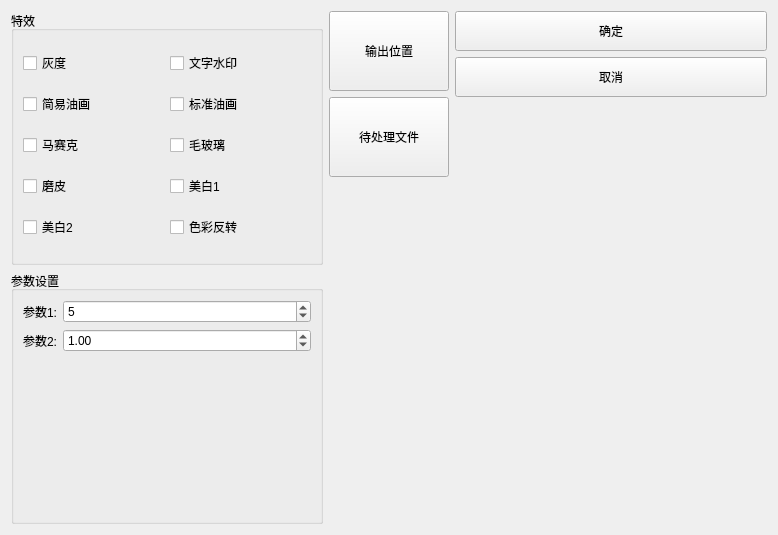
<?xml version="1.0" encoding="UTF-8"?>
<ui version="4.0">
 <class>picture</class>
 <widget class="QWidget" name="picture">
  <property name="geometry">
   <rect>
    <x>0</x>
    <y>0</y>
    <width>778</width>
    <height>535</height>
   </rect>
  </property>
  <property name="windowTitle">
   <string>Form</string>
  </property>
  <layout class="QHBoxLayout" name="horizontalLayout_Main">
   <item>
    <layout class="QVBoxLayout" name="verticalLayout_Left">
     <item>
      <widget class="QGroupBox" name="groupBox">
       <property name="title">
        <string>特效</string>
       </property>
       <layout class="QVBoxLayout" name="verticalLayout">
        <item>
         <layout class="QHBoxLayout" name="horizontalLayout">
          <item>
           <widget class="QCheckBox" name="gray">
            <property name="text">
             <string>灰度</string>
            </property>
           </widget>
          </item>
          <item>
           <widget class="QCheckBox" name="TextWatermark">
            <property name="text">
             <string>文字水印</string>
            </property>
           </widget>
          </item>
         </layout>
        </item>
        <item>
         <layout class="QHBoxLayout" name="horizontalLayout_2">
          <item>
           <widget class="QCheckBox" name="customOilPaintApprox">
            <property name="text">
             <string>简易油画</string>
            </property>
           </widget>
          </item>
          <item>
           <widget class="QCheckBox" name="OilPainting2">
            <property name="text">
             <string>标准油画</string>
            </property>
           </widget>
          </item>
         </layout>
        </item>
        <item>
         <layout class="QHBoxLayout" name="horizontalLayout_3">
          <item>
           <widget class="QCheckBox" name="Mosaic">
            <property name="text">
             <string>马赛克</string>
            </property>
           </widget>
          </item>
          <item>
           <widget class="QCheckBox" name="FrostedGlass">
            <property name="text">
             <string>毛玻璃</string>
            </property>
           </widget>
          </item>
         </layout>
        </item>
        <item>
         <layout class="QHBoxLayout" name="horizontalLayout_4">
          <item>
           <widget class="QCheckBox" name="SkinSmoothing">
            <property name="text">
             <string>磨皮</string>
            </property>
           </widget>
          </item>
          <item>
           <widget class="QCheckBox" name="whitening">
            <property name="text">
             <string>美白1</string>
            </property>
           </widget>
          </item>
         </layout>
        </item>
        <item>
         <layout class="QHBoxLayout" name="horizontalLayout_5">
          <item>
           <widget class="QCheckBox" name="whitening2">
            <property name="text">
             <string>美白2</string>
            </property>
           </widget>
          </item>
          <item>
           <widget class="QCheckBox" name="colorinvert">
            <property name="text">
             <string>色彩反转</string>
            </property>
           </widget>
          </item>
         </layout>
        </item>
       </layout>
      </widget>
     </item>
     <item>
      <widget class="QGroupBox" name="paramGroupBox">
       <property name="title">
        <string>参数设置</string>
       </property>
       <layout class="QFormLayout" name="formLayout">
        <item row="0" column="0">
         <widget class="QLabel" name="param1Label">
          <property name="text">
           <string>参数1:</string>
          </property>
         </widget>
        </item>
        <item row="0" column="1">
         <widget class="QSpinBox" name="param1SpinBox">
          <property name="minimum">
           <number>1</number>
          </property>
          <property name="value">
           <number>5</number>
          </property>
         </widget>
        </item>
        <item row="1" column="0">
         <widget class="QLabel" name="param2Label">
          <property name="text">
           <string>参数2:</string>
          </property>
         </widget>
        </item>
        <item row="1" column="1">
         <widget class="QDoubleSpinBox" name="param2SpinBox">
          <property name="singleStep">
           <double>0.100000000000000</double>
          </property>
          <property name="value">
           <double>1.000000000000000</double>
          </property>
         </widget>
        </item>
       </layout>
      </widget>
     </item>
    </layout>
   </item>
   <item>
    <layout class="QVBoxLayout" name="verticalLayout_Center">
     <item>
      <widget class="QToolButton" name="exportFile">
       <property name="minimumSize">
        <size>
         <width>120</width>
         <height>80</height>
        </size>
       </property>
       <property name="text">
        <string>输出位置</string>
       </property>
       <property name="icon">
        <iconset resource="../../../icon.qrc">
         <normaloff>:/rc/export.svg</normaloff>:/rc/export.svg</iconset>
       </property>
       <property name="toolButtonStyle">
        <enum>Qt::ToolButtonTextUnderIcon</enum>
       </property>
      </widget>
     </item>
     <item>
      <widget class="QToolButton" name="addFile">
       <property name="minimumSize">
        <size>
         <width>120</width>
         <height>80</height>
        </size>
       </property>
       <property name="text">
        <string>待处理文件</string>
       </property>
       <property name="icon">
        <iconset resource="../../../icon.qrc">
         <normaloff>:/rc/addFile.svg</normaloff>:/rc/addFile.svg</iconset>
       </property>
       <property name="toolButtonStyle">
        <enum>Qt::ToolButtonTextUnderIcon</enum>
       </property>
      </widget>
     </item>
     <item>
      <spacer name="verticalSpacer_3">
       <property name="orientation">
        <enum>Qt::Vertical</enum>
       </property>
       <property name="sizeHint" stdset="0">
        <size>
         <width>20</width>
         <height>40</height>
        </size>
       </property>
      </spacer>
     </item>
    </layout>
   </item>
   <item>
    <layout class="QVBoxLayout" name="verticalLayout_Right">
     <item>
      <widget class="QPushButton" name="ok">
       <property name="minimumSize">
        <size>
         <width>100</width>
         <height>40</height>
        </size>
       </property>
       <property name="text">
        <string>确定</string>
       </property>
      </widget>
     </item>
     <item>
      <widget class="QPushButton" name="cancel">
       <property name="minimumSize">
        <size>
         <width>100</width>
         <height>40</height>
        </size>
       </property>
       <property name="text">
        <string>取消</string>
       </property>
      </widget>
     </item>
     <item>
      <spacer name="verticalSpacer_5">
       <property name="orientation">
        <enum>Qt::Vertical</enum>
       </property>
       <property name="sizeHint" stdset="0">
        <size>
         <width>20</width>
         <height>40</height>
        </size>
       </property>
      </spacer>
     </item>
    </layout>
   </item>
  </layout>
 </widget>
 <resources>
  <include location="../../../icon.qrc"/>
 </resources>
 <connections/>
</ui>
